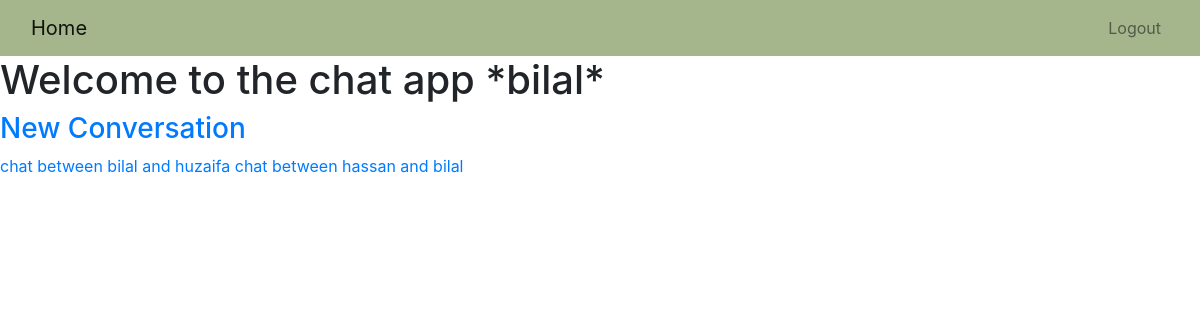
The page / (signed in) on the database its author committed.
### base/models.py (models this page shows)
class User(AbstractUser):
    name = models.CharField(max_length=200, null=True)
    email = models.EmailField(unique=True, null=True)
    bio = models.TextField(null=True)
    avatar = models.ImageField(null=True, default="avatar.svg")
    USERNAME_FIELD = "email"
    REQUIRED_FIELDS = []
    objects = CustomUserManager()

class Conversation(models.Model):
    user1 = models.ForeignKey(User, on_delete=models.CASCADE, related_name="converstion_initiated")
    user2 = models.ForeignKey(User, on_delete=models.CASCADE, related_name="converstion_recieved")
    created_at = models.DateTimeField(auto_now_add=True)
    updated_at = models.DateTimeField(auto_now=True)
    class Meta:
        unique_together =  ["user1", "user2"] # Prevents duplicate conversations
        ordering = ["-updated_at"]
    def __str__(self):
        return f"chat between {self.user1.username} and {self.user2.username}"

### base/views.py (the view)
# urls.py: path("", views.home, name="home"),
@login_required(login_url="login")
def home(request):
    conversations = Conversation.objects.filter(
        Q(user1= request.user) | Q(user2=request.user)
    )
    return render(request, "base/home.html", {"conversations": conversations})

### base/templates/base/home.html
{% extends "main.html" %}
{% block content %}
<h1>Welcome to the chat app *{{request.user.username}}*</h1>
<a href="{% url "user-list" %}"><h3>New Conversation</h3></a>
{% for chat in conversations %}
    <a href="{% url "chat" chat.id %}">{{chat}}</a>
{% endfor %}
{% endblock %}

### rows shown on the page
User: user.username "bilal"
Conversation: user1+user2 "chat between bilal and huzaifa"
Conversation: user1+user2 "chat between hassan and bilal"
